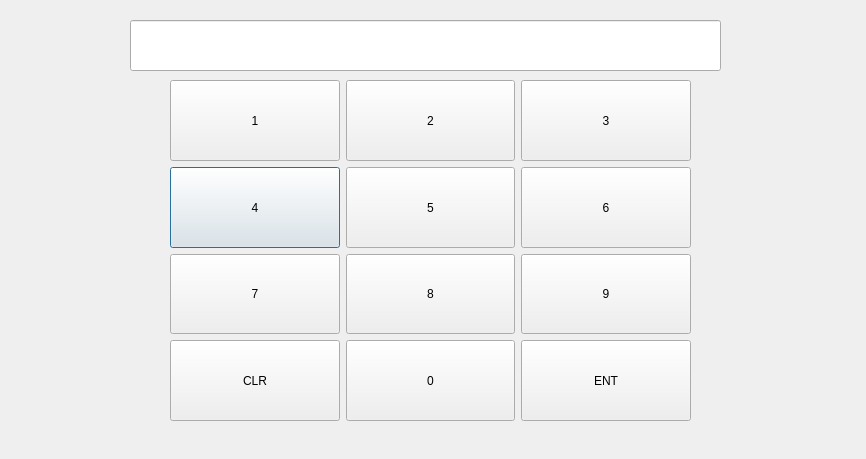
<?xml version="1.0" encoding="UTF-8"?>
<ui version="4.0">
 <class>NumPadDialog</class>
 <widget class="QDialog" name="NumPadDialog">
  <property name="geometry">
   <rect>
    <x>0</x>
    <y>0</y>
    <width>866</width>
    <height>459</height>
   </rect>
  </property>
  <property name="sizePolicy">
   <sizepolicy hsizetype="MinimumExpanding" vsizetype="MinimumExpanding">
    <horstretch>0</horstretch>
    <verstretch>0</verstretch>
   </sizepolicy>
  </property>
  <property name="windowTitle">
   <string>Dialog</string>
  </property>
  <widget class="QWidget" name="verticalLayoutWidget">
   <property name="geometry">
    <rect>
     <x>80</x>
     <y>20</y>
     <width>731</width>
     <height>421</height>
    </rect>
   </property>
   <layout class="QVBoxLayout" name="verticalLayout" stretch="0">
    <property name="sizeConstraint">
     <enum>QLayout::SetDefaultConstraint</enum>
    </property>
    <property name="leftMargin">
     <number>0</number>
    </property>
    <property name="rightMargin">
     <number>0</number>
    </property>
    <item>
     <widget class="QWidget" name="widget" native="true">
      <widget class="QWidget" name="gridLayoutWidget">
       <property name="geometry">
        <rect>
         <x>90</x>
         <y>60</y>
         <width>521</width>
         <height>341</height>
        </rect>
       </property>
       <layout class="QGridLayout" name="gridLayout">
        <item row="1" column="0">
         <widget class="QPushButton" name="pushButton_4">
          <property name="sizePolicy">
           <sizepolicy hsizetype="Expanding" vsizetype="Expanding">
            <horstretch>0</horstretch>
            <verstretch>0</verstretch>
           </sizepolicy>
          </property>
          <property name="text">
           <string>4</string>
          </property>
         </widget>
        </item>
        <item row="3" column="0">
         <widget class="QPushButton" name="pushButton_10">
          <property name="sizePolicy">
           <sizepolicy hsizetype="Expanding" vsizetype="Expanding">
            <horstretch>0</horstretch>
            <verstretch>0</verstretch>
           </sizepolicy>
          </property>
          <property name="text">
           <string>CLR</string>
          </property>
         </widget>
        </item>
        <item row="1" column="2">
         <widget class="QPushButton" name="pushButton_6">
          <property name="sizePolicy">
           <sizepolicy hsizetype="Expanding" vsizetype="Expanding">
            <horstretch>0</horstretch>
            <verstretch>0</verstretch>
           </sizepolicy>
          </property>
          <property name="text">
           <string>6</string>
          </property>
         </widget>
        </item>
        <item row="0" column="0">
         <widget class="QPushButton" name="pushButton">
          <property name="sizePolicy">
           <sizepolicy hsizetype="Expanding" vsizetype="Expanding">
            <horstretch>0</horstretch>
            <verstretch>0</verstretch>
           </sizepolicy>
          </property>
          <property name="text">
           <string>1</string>
          </property>
         </widget>
        </item>
        <item row="0" column="2">
         <widget class="QPushButton" name="pushButton_3">
          <property name="sizePolicy">
           <sizepolicy hsizetype="Expanding" vsizetype="Expanding">
            <horstretch>0</horstretch>
            <verstretch>0</verstretch>
           </sizepolicy>
          </property>
          <property name="text">
           <string>3</string>
          </property>
         </widget>
        </item>
        <item row="0" column="1">
         <widget class="QPushButton" name="pushButton_2">
          <property name="sizePolicy">
           <sizepolicy hsizetype="Expanding" vsizetype="Expanding">
            <horstretch>0</horstretch>
            <verstretch>0</verstretch>
           </sizepolicy>
          </property>
          <property name="text">
           <string>2</string>
          </property>
         </widget>
        </item>
        <item row="2" column="0">
         <widget class="QPushButton" name="pushButton_7">
          <property name="sizePolicy">
           <sizepolicy hsizetype="Expanding" vsizetype="Expanding">
            <horstretch>0</horstretch>
            <verstretch>0</verstretch>
           </sizepolicy>
          </property>
          <property name="text">
           <string>7</string>
          </property>
         </widget>
        </item>
        <item row="3" column="1">
         <widget class="QPushButton" name="pushButton_11">
          <property name="sizePolicy">
           <sizepolicy hsizetype="Expanding" vsizetype="Expanding">
            <horstretch>0</horstretch>
            <verstretch>0</verstretch>
           </sizepolicy>
          </property>
          <property name="text">
           <string>0</string>
          </property>
         </widget>
        </item>
        <item row="1" column="1">
         <widget class="QPushButton" name="pushButton_5">
          <property name="sizePolicy">
           <sizepolicy hsizetype="Expanding" vsizetype="Expanding">
            <horstretch>0</horstretch>
            <verstretch>0</verstretch>
           </sizepolicy>
          </property>
          <property name="text">
           <string>5</string>
          </property>
         </widget>
        </item>
        <item row="2" column="1">
         <widget class="QPushButton" name="pushButton_8">
          <property name="sizePolicy">
           <sizepolicy hsizetype="Expanding" vsizetype="Expanding">
            <horstretch>0</horstretch>
            <verstretch>0</verstretch>
           </sizepolicy>
          </property>
          <property name="text">
           <string>8</string>
          </property>
         </widget>
        </item>
        <item row="2" column="2">
         <widget class="QPushButton" name="pushButton_9">
          <property name="sizePolicy">
           <sizepolicy hsizetype="Expanding" vsizetype="Expanding">
            <horstretch>0</horstretch>
            <verstretch>0</verstretch>
           </sizepolicy>
          </property>
          <property name="text">
           <string>9</string>
          </property>
         </widget>
        </item>
        <item row="3" column="2">
         <widget class="QPushButton" name="pushButton_12">
          <property name="sizePolicy">
           <sizepolicy hsizetype="Expanding" vsizetype="Expanding">
            <horstretch>0</horstretch>
            <verstretch>0</verstretch>
           </sizepolicy>
          </property>
          <property name="text">
           <string>ENT</string>
          </property>
         </widget>
        </item>
       </layout>
      </widget>
      <widget class="QLineEdit" name="displayEdit">
       <property name="geometry">
        <rect>
         <x>50</x>
         <y>0</y>
         <width>591</width>
         <height>51</height>
        </rect>
       </property>
       <property name="alignment">
        <set>Qt::AlignRight|Qt::AlignTrailing|Qt::AlignVCenter</set>
       </property>
       <property name="readOnly">
        <bool>true</bool>
       </property>
      </widget>
     </widget>
    </item>
   </layout>
  </widget>
 </widget>
 <resources/>
 <connections/>
</ui>
